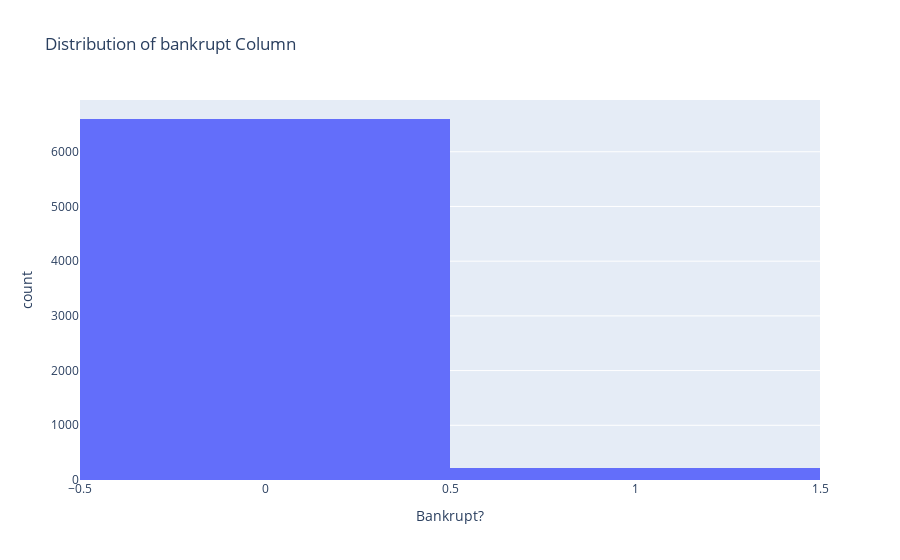

Notebook code for this chart:
### Code cell
import plotly.express as px

# Create a histogram
fig = px.histogram(df, x='Bankrupt?', title='Distribution of bankrupt Column')

# Show the plot
fig.show()

### Figure 1 — Plotly figure (JSON) as saved in the notebook; plotly's stock layout.template omitted (floating-point values rounded to 4 significant figures; data arrays with more than 128 entries replaced by an {"elided": "..."} marker saying what was removed)
{"data": [{"alignmentgroup": "True", "bingroup": "x", "hovertemplate": "Bankrupt?=%{x}<br>count=%{y}<extra></extra>", "legendgroup": "", "marker": {"color": "#636efa", "pattern": {"shape": ""}}, "name": "", "offsetgroup": "", "orientation": "v", "showlegend": false, "type": "histogram", "x": {"elided": "6819 int values"}, "xaxis": "x", "yaxis": "y"}], "layout": {"barmode": "relative", "legend": {"tracegroupgap": 0}, "title": {"text": "Distribution of bankrupt Column"}, "xaxis": {"anchor": "y", "domain": [0, 1], "title": {"text": "Bankrupt?"}}, "yaxis": {"anchor": "x", "domain": [0, 1], "title": {"text": "count"}}}}
